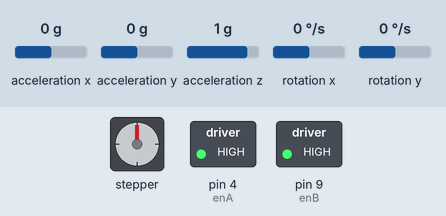
A sketch run on a simulated Arduino Uno, built with avr-gcc and run on an emulated ATmega328P. On the bench: stepper motor, switched loads named in the sketch (green lamp = pin HIGH). Wiring (inferred from the names in the program): MPU-6050 motion sensor at I2C address 0x68; stepper motor (2048 steps per turn assumed): coils pin 5, pin 6, pin 7, pin 8. Inputs (shaded band) come from the test bench; at power-on: acceleration z 1 g, acceleration x 0 g, acceleration y 0 g, rotation x 0 °/s, rotation y 0 °/s. No radio packets arrive unless stated; pins used as bus, display or sensor lines are not drawn.

Above: at 1.2 s.
1.3 s: acceleration z set to 0.1 g
2.8 s: acceleration z set to -0.2 g
At 5.49 s:
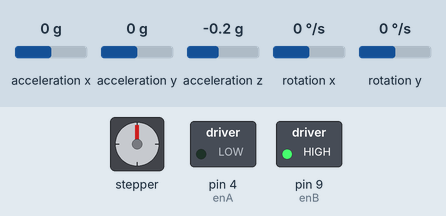
5.8 s: acceleration x set to 0.8 g
At 7.1 s:
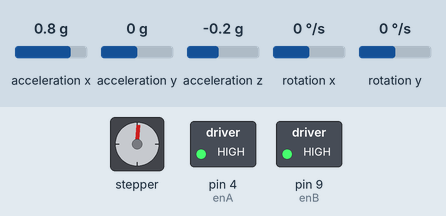
7.5 s: acceleration z set to 0.8 g
At 8.47 s:
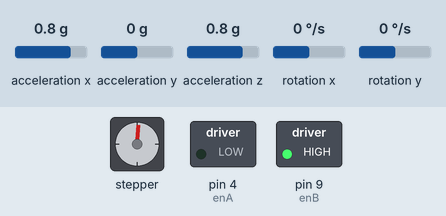
Timing chart, 0 to 10.5 s (numbered marks = the images above; inputs shaded):
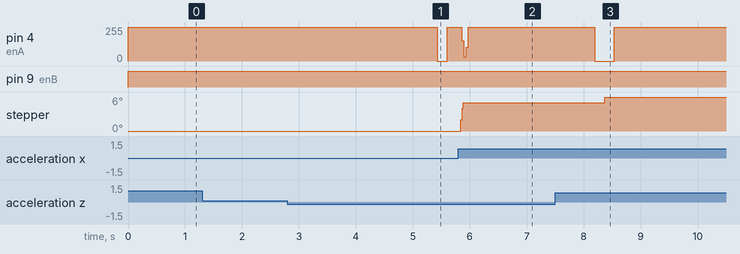

Measured:
- the behaviour switches between 0 and -0.1 g on acceleration z (found by bisection; images 0 and 1)
- after the input at 1.3 s, every drawn part: stays the same
- after the input at 2.8 s, pin 4 (enA): 255/255 → 0/255 after 2.6 s, → 255/255 0.17 s later

The sketch:

prototype4.ino
```cpp
/*  Arduino DC Motor Control - PWM | H-Bridge | L298N
         Example 02 - Arduino Robot Car Control
    by Dejan Nedelkovski, www.HowToMechatronics.com
*/

#include <SPI.h>
#include <nRF24L01.h>
#include <RF24.h>
#include <Wire.h>
#include <Servo.h>

// ---------------------------------
RF24 radio(10, 3);   // nRF24L01 (CE, CSN)
const byte address[6] = "00001";
unsigned long lastReceiveTime = 0;
unsigned long currentTime = 0;

struct Data_Package {
    byte j1PotX;
    byte j1PotY;
    byte j1Button;
    byte j2PotX;
    byte j2PotY;
    byte j2Button;
};

Data_Package data; //Create a variable with the above structure

// ---------------------------------

// https://lastminuteengineers.com/stepper-motor-l298n-arduino-tutorial/
// https://lastminuteengineers.com/l298n-dc-stepper-driver-arduino-tutorial/

#define enA 4 //D4
#define in1 5 //D5
#define in2 6 //D6
#define in3 7 //D7
#define in4 8 //D8
#define enB 9 //D9

#define IRSensorR 15 // A6 connect ir sensor to arduino pin 2
#define IRSensorL 2 // D2 connect ir sensor to arduino pin D2

int motorSpeedA = 0;
int motorSpeedB = 0;
bool autpilotFlag = false;


// ==========================================
float desired_angle = 0;
float elapsedTime, time, timePrev;
int i;
#define rad_to_deg 180/3.141592654

int16_t Acc_rawX, Acc_rawY, Acc_rawZ,Gyr_rawX, Gyr_rawY, Gyr_rawZ;


float Acceleration_angle[2];
float Gyro_angle[2];
float Total_angle[2];

float PID, error, previous_error;
float pid_p=0;
float pid_i=0;
float pid_d=0;

/////////////////PID CONSTANTS/////////////////
double kp=3.25;//3.55
double ki=0.04;//0.003
double kd=1.05;//2.05

// ==========================================
void setup() {

  // I2C
  Wire.begin(); //begin the wire comunication
  Wire.beginTransmission(0x68);
  Wire.write(0x6B);
  Wire.write(0);
  Wire.endTransmission(true);

  //Serial.begin(115200);

  // IR Sensor
  pinMode (IRSensorR, INPUT); // sensor pin INPUT
  pinMode (IRSensorL, INPUT); // sensor pin INPUT

  // Set all the motor control pins to outputs
  pinMode(enA, OUTPUT);
  pinMode(enB, OUTPUT);
  pinMode(in1, OUTPUT);
  pinMode(in2, OUTPUT);
  pinMode(in3, OUTPUT);
  pinMode(in4, OUTPUT);

  // Turn off motors - Initial state
  digitalWrite(in1, LOW);
  digitalWrite(in2, LOW);
  digitalWrite(in3, LOW);
  digitalWrite(in4, LOW);

  // Start radio
  radio.begin();
  radio.openReadingPipe(0, address);
  //radio.setAutoAck(false);
  radio.setDataRate(RF24_250KBPS);
  radio.setPALevel(RF24_PA_LOW);
  radio.startListening(); //  Set the module as receiver
}
// ==========================================
void loop() {

  // ---------------------------------------------------------------------------------
  timePrev = time;  // the previous time is stored before the actual time read
  time = millis();  // actual time read
  elapsedTime = (time - timePrev) / 1000;

/*The tiemStep is the time that elapsed since the previous loop.
 * This is the value that we will use in the formulas as "elapsedTime"
 * in seconds. We work in ms so we haveto divide the value by 1000
 to obtain seconds*/

/*Reed the values that the accelerometre gives.
 * We know that the slave adress for this IMU is 0x68 in
 * hexadecimal. For that in the RequestFrom and the
 * begin functions we have to put this value.*/

   Wire.beginTransmission(0x68);
   Wire.write(0x3B); //Ask for the 0x3B register- correspond to AcX
   Wire.endTransmission(false);
   Wire.requestFrom(0x68,6,true);

   /*We have asked for the 0x3B register. The IMU will send a brust of register.
    * The amount of register to read is specify in the requestFrom function.
    * In this case we request 6 registers. Each value of acceleration is made out of
    * two 8bits registers, low values and high values. For that we request the 6 of them
    * and just make then sum of each pair. For that we shift to the left the high values
    * register (<<) and make an or (|) operation to add the low values.*/

  Acc_rawX=Wire.read()<<8|Wire.read(); //each value needs two registres
  Acc_rawY=Wire.read()<<8|Wire.read();
  Acc_rawZ=Wire.read()<<8|Wire.read();


    /*///This is the part where you need to calculate the angles using Euler equations///*/

    /* - Now, to obtain the values of acceleration in "g" units we first have to divide the raw
     * values that we have just read by 16384.0 because that is the value that the MPU6050
     * datasheet gives us.*/
    /* - Next we have to calculate the radian to degree value by dividing 180º by the PI number
    * which is 3.141592654 and store this value in the rad_to_deg variable. In order to not have
    * to calculate this value in each loop we have done that just once before the setup void.
    */

    /* Now we can apply the Euler formula. The atan will calculate the arctangent. The
     *  pow(a,b) will elevate the a value to the b power. And finnaly sqrt function
     *  will calculate the rooth square.*/
  Acceleration_angle[0] = atan((Acc_rawY/16384.0)/sqrt(pow((Acc_rawX/16384.0),2) + pow((Acc_rawZ/16384.0),2)))*rad_to_deg;
     /*---Y---*/
  Acceleration_angle[1] = atan2(-1*(Acc_rawZ/16384.0), Acc_rawX/16384.0)*rad_to_deg;

  Wire.beginTransmission(0x68);
  Wire.write(0x43); //Gyro data first adress
  Wire.endTransmission(false);
  Wire.requestFrom(0x68,4,true); //Just 4 registers

  Gyr_rawX=Wire.read()<<8|Wire.read(); //Once again we shif and sum
  Gyr_rawY=Wire.read()<<8|Wire.read();

  /*---X---*/
  Gyro_angle[0] = Gyr_rawX/131.0;
  /*---Y---*/
  Gyro_angle[1] = Gyr_rawY/131.0;

  /*---X axis angle---*/
  Total_angle[0] = 0.98 *(Total_angle[0] + Gyro_angle[0]*elapsedTime) + 0.02*Acceleration_angle[0];
  /*---Y axis angle---*/
  Total_angle[1] = 0.98 *(Total_angle[1] + Gyro_angle[1]*elapsedTime) + 0.02*Acceleration_angle[1];


  error = Total_angle[1] - desired_angle;

  pid_p = kp*error;
  if(-3 <error <3)  pid_i = pid_i+(ki*error);
  pid_d = kd*((error - previous_error)/elapsedTime);

  PID = (pid_p + pid_i + pid_d);

  if ( PID > 255 ) PID = 255;
  if ( PID < -255) PID = -255;

  previous_error = error; //Remember to store the previous error.

//  Serial.print(desired_angle);
//  Serial.print(" ");
//  Serial.print(Total_angle[1]);
//  Serial.print(" ");
//  Serial.print(PID);
//  Serial.println("");

  if ( PID > 0) {
    setForward();
    motorSpeedA = PID;
    motorSpeedB = PID;
  } else {
    setBackward();
    motorSpeedA = abs(PID);
    motorSpeedB = abs(PID);
  };

  if (motorSpeedA > 255) motorSpeedA = 255;
  if (motorSpeedA < 0) motorSpeedA = 0;

  if (motorSpeedB > 255) motorSpeedB = 255;
  if (motorSpeedB < 0) motorSpeedB = 0;

  analogWrite(enA, motorSpeedA);
  analogWrite(enB, motorSpeedB);


}

// ==========================================
void setForward() {
  digitalWrite(in1, HIGH);
  digitalWrite(in2, LOW);
  digitalWrite(in3, HIGH);
  digitalWrite(in4, LOW);
}

void setBackward() {
  digitalWrite(in1, LOW);
  digitalWrite(in2, HIGH);
  digitalWrite(in3, LOW);
  digitalWrite(in4, HIGH);
}
// ==========================================
void resetData() {
  // Reset the values when there is no radio connection - Set initial default values
  data.j1PotX = 127;
  data.j1PotY = 127;
  data.j2PotX = 127;
  data.j2PotY = 127;
  data.j1Button = 0;
  data.j2Button = 0;
}
```
